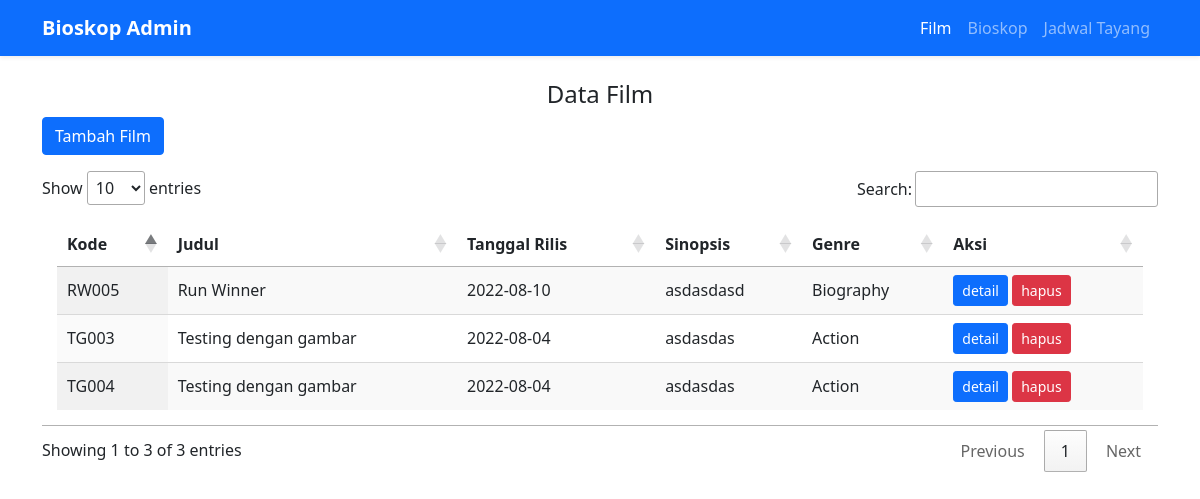
The app's page /dataFilm, older data.
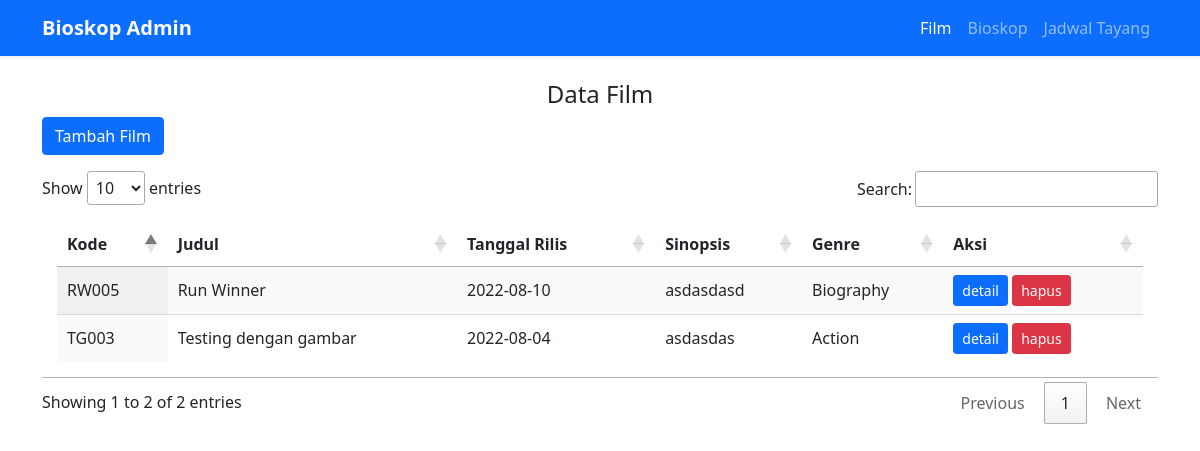
The same page, newer data.
### tables this page shows
CREATE TABLE `film` (
  `id_film` int(11) NOT NULL,
  `kd_film` varchar(255) NOT NULL,
  `judul_film` varchar(255) NOT NULL,
  `tgl_launc` date NOT NULL,
  `synopsys` text NOT NULL,
  `genre` varchar(100) NOT NULL,
  `poster` varchar(255) DEFAULT NULL
);

### application/libraries/Template.php (called while the page is built)
<?php
class Template
{
    var $template_data = [];
    function set($name, $value)
    {
        $this->template_data[$name] = $value;
    }
    function load($template = '', $view = '', $view_data = [], $return = false)
    {
        $this->CI = &get_instance();
        $this->set('contents', $this->CI->load->view($view, $view_data, TRUE));
        return $this->CI->load->view($template, $this->template_data, $return);
    }
}

### application/controllers/DataFilm.php (called while the page is built, shortened)
<?php
class DataFilm extends CI_Controller
{
    public function index()
    {
        $get = $this->film->get()->result();
        $data = array(
            'title' => 'Home',
            'film' => $get
        );
        $this->template->load('tempadmin', 'admin/film', $data);
    }
}

### index.php (called while the page is built, shortened)
<?php
require_once BASEPATH.'core/CodeIgniter.php';

### application/models/Film_m.php (called while the page is built, shortened)
<?php
class Film_m extends CI_Model
{
    public function get($where = null)
    {
        $this->db->select('*');
        $this->db->from('film');
        return $this->db->get();
    }
}

### application/views/admin/film.php (the view, shortened to what this page needs)
<section>
    <div class="container">
        <div class="row mb-3">
            <div class="col-md-12">
                <h4 class="text-center">Data Film</h4>
                <div class="float-start">
                    <button type="button" class="btn btn-primary" data-bs-toggle="modal" data-bs-target="#exampleModal">
                        Tambah Film
                    </button>
                </div>
            </div>
        </div>
        <div class="row mb-3">
            <div class="col-md">
                <table id="example" class="display" style="width:100%">
                    <thead>
                        <tr>
                            <th>Kode</th>
                            <th>Judul</th>
                            <th>Tanggal Rilis</th>
                            <th>Sinopsis</th>
                            <th>Genre</th>
                            <th>Aksi</th>
                        </tr>
                    </thead>
                    <tbody>
                        <?php
                        foreach ($film as $key => $data) {
                        ?>
                            <tr>
                                <td><?= $data->kd_film ?></td>
                                <td><?= $data->judul_film ?></td>
                                <td><?= $data->tgl_launc ?></td>
                                <td><?= $data->synopsys ?></td>
                                <td><?= $data->genre ?></td>
                                <td>
                                    <a href="<?= base_url('film/detail/') . $data->kd_film ?>" class="btn btn-circle btn-sm btn-primary">detail</a>
                                    <a href="<?= base_url('dataFilm/delete/') . $data->id_film ?>" onclick="return confirm('Apakah Anda Yakin ?')" class="btn btn-circle btn-sm btn-danger">hapus</a>
                                </td>
                            </tr>
                        <?php } ?>
                    </tbody>
                </table>
            </div>
        </div>
    </div>
</section>

Row changes from the older to the newer data that the page shows:
removed film: kd_film "TG004", judul_film "Testing dengan gambar", tgl_launc "2022-08-04", synopsys "asdasdas", genre "Action"
Text that changed along with them:
text written by a page script: "Show entries Search: Showing 1 to 3 of 3 entries Previous 1 Next" → "Show entries Search: Showing 1 to 2 of 2 entries Previous 1 Next"
